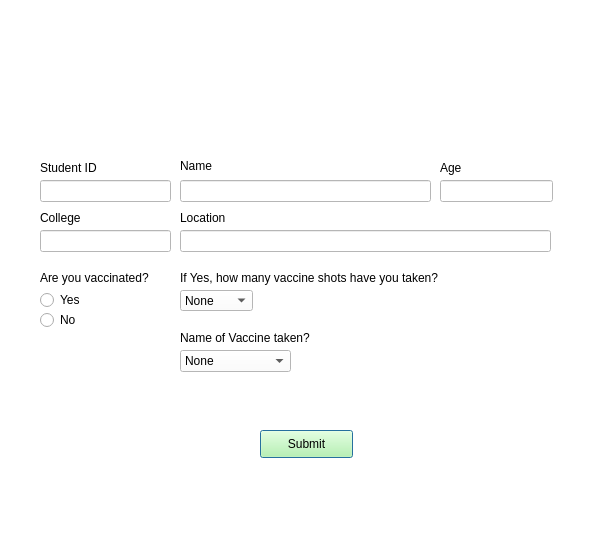
<?xml version="1.0" encoding="UTF-8"?>
<ui version="4.0">
 <class>Dialog</class>
 <widget class="QDialog" name="Dialog">
  <property name="geometry">
   <rect>
    <x>0</x>
    <y>0</y>
    <width>600</width>
    <height>550</height>
   </rect>
  </property>
  <property name="windowTitle">
   <string>Dialog</string>
  </property>
  <property name="styleSheet">
   <string notr="true">background-color: rgb(255, 255, 255)</string>
  </property>
  <widget class="QLabel" name="name_lbl">
   <property name="geometry">
    <rect>
     <x>180</x>
     <y>150</y>
     <width>71</width>
     <height>31</height>
    </rect>
   </property>
   <property name="styleSheet">
    <string notr="true"/>
   </property>
   <property name="text">
    <string>Name</string>
   </property>
  </widget>
  <widget class="QLineEdit" name="name">
   <property name="geometry">
    <rect>
     <x>180</x>
     <y>180</y>
     <width>251</width>
     <height>22</height>
    </rect>
   </property>
   <property name="text">
    <string/>
   </property>
  </widget>
  <widget class="QLineEdit" name="id">
   <property name="geometry">
    <rect>
     <x>40</x>
     <y>180</y>
     <width>131</width>
     <height>22</height>
    </rect>
   </property>
  </widget>
  <widget class="QLabel" name="id_lbl">
   <property name="geometry">
    <rect>
     <x>40</x>
     <y>160</y>
     <width>71</width>
     <height>16</height>
    </rect>
   </property>
   <property name="text">
    <string>Student ID</string>
   </property>
  </widget>
  <widget class="QPushButton" name="submitbutton">
   <property name="geometry">
    <rect>
     <x>260</x>
     <y>430</y>
     <width>93</width>
     <height>28</height>
    </rect>
   </property>
   <property name="styleSheet">
    <string notr="true">background-color: rgb(183, 255, 156)</string>
   </property>
   <property name="text">
    <string>Submit</string>
   </property>
  </widget>
  <widget class="QLineEdit" name="age">
   <property name="geometry">
    <rect>
     <x>440</x>
     <y>180</y>
     <width>113</width>
     <height>22</height>
    </rect>
   </property>
  </widget>
  <widget class="QLabel" name="age_lbl">
   <property name="geometry">
    <rect>
     <x>440</x>
     <y>160</y>
     <width>71</width>
     <height>16</height>
    </rect>
   </property>
   <property name="text">
    <string>Age</string>
   </property>
  </widget>
  <widget class="QLineEdit" name="location">
   <property name="geometry">
    <rect>
     <x>180</x>
     <y>230</y>
     <width>371</width>
     <height>22</height>
    </rect>
   </property>
  </widget>
  <widget class="QLabel" name="location_lbl">
   <property name="geometry">
    <rect>
     <x>180</x>
     <y>210</y>
     <width>55</width>
     <height>16</height>
    </rect>
   </property>
   <property name="text">
    <string>Location</string>
   </property>
  </widget>
  <widget class="QLineEdit" name="college">
   <property name="geometry">
    <rect>
     <x>40</x>
     <y>230</y>
     <width>131</width>
     <height>22</height>
    </rect>
   </property>
  </widget>
  <widget class="QLabel" name="college_lbl">
   <property name="geometry">
    <rect>
     <x>40</x>
     <y>210</y>
     <width>55</width>
     <height>16</height>
    </rect>
   </property>
   <property name="text">
    <string>College</string>
   </property>
  </widget>
  <widget class="QLabel" name="logo">
   <property name="geometry">
    <rect>
     <x>240</x>
     <y>10</y>
     <width>111</width>
     <height>111</height>
    </rect>
   </property>
   <property name="text">
    <string/>
   </property>
   <property name="pixmap">
    <pixmap>logo.png</pixmap>
   </property>
  </widget>
  <widget class="QLabel" name="label_2">
   <property name="geometry">
    <rect>
     <x>40</x>
     <y>270</y>
     <width>121</width>
     <height>16</height>
    </rect>
   </property>
   <property name="text">
    <string>Are you vaccinated?</string>
   </property>
  </widget>
  <widget class="QRadioButton" name="yes_btn">
   <property name="geometry">
    <rect>
     <x>40</x>
     <y>290</y>
     <width>95</width>
     <height>20</height>
    </rect>
   </property>
   <property name="text">
    <string>Yes</string>
   </property>
  </widget>
  <widget class="QRadioButton" name="no_btn">
   <property name="geometry">
    <rect>
     <x>40</x>
     <y>310</y>
     <width>95</width>
     <height>20</height>
    </rect>
   </property>
   <property name="text">
    <string>No</string>
   </property>
  </widget>
  <widget class="QLabel" name="label_3">
   <property name="geometry">
    <rect>
     <x>180</x>
     <y>270</y>
     <width>281</width>
     <height>16</height>
    </rect>
   </property>
   <property name="text">
    <string>If Yes, how many vaccine shots have you taken?</string>
   </property>
  </widget>
  <widget class="QComboBox" name="dosage">
   <property name="geometry">
    <rect>
     <x>180</x>
     <y>290</y>
     <width>73</width>
     <height>21</height>
    </rect>
   </property>
   <item>
    <property name="text">
     <string>None</string>
    </property>
   </item>
   <item>
    <property name="text">
     <string>1</string>
    </property>
   </item>
   <item>
    <property name="text">
     <string>2</string>
    </property>
   </item>
   <item>
    <property name="text">
     <string>3 up</string>
    </property>
   </item>
  </widget>
  <widget class="QLabel" name="label_4">
   <property name="geometry">
    <rect>
     <x>180</x>
     <y>330</y>
     <width>141</width>
     <height>16</height>
    </rect>
   </property>
   <property name="text">
    <string>Name of Vaccine taken?</string>
   </property>
  </widget>
  <widget class="QComboBox" name="vaccine_type">
   <property name="geometry">
    <rect>
     <x>180</x>
     <y>350</y>
     <width>111</width>
     <height>22</height>
    </rect>
   </property>
   <item>
    <property name="text">
     <string>None</string>
    </property>
   </item>
   <item>
    <property name="text">
     <string>Astrazeneca</string>
    </property>
   </item>
   <item>
    <property name="text">
     <string>Moderna</string>
    </property>
   </item>
   <item>
    <property name="text">
     <string>Johnson and Johnson's</string>
    </property>
   </item>
   <item>
    <property name="text">
     <string>Pfizer</string>
    </property>
   </item>
   <item>
    <property name="text">
     <string>Covaxin</string>
    </property>
   </item>
   <item>
    <property name="text">
     <string>Sinopharm</string>
    </property>
   </item>
   <item>
    <property name="text">
     <string>Coronavac</string>
    </property>
   </item>
   <item>
    <property name="text">
     <string>Covishield</string>
    </property>
   </item>
   <item>
    <property name="text">
     <string>Sputnik</string>
    </property>
   </item>
  </widget>
 </widget>
 <resources>
  <include location="logo.png"/>
 </resources>
 <connections/>
</ui>
